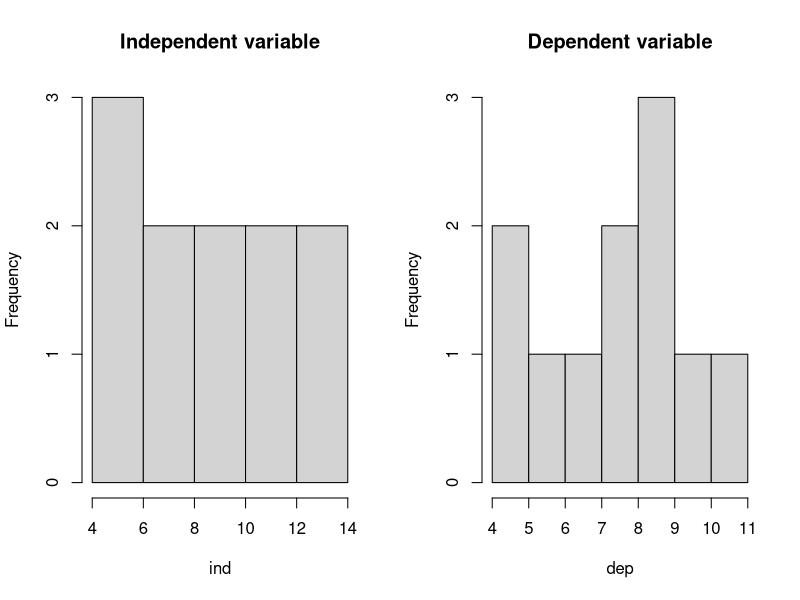
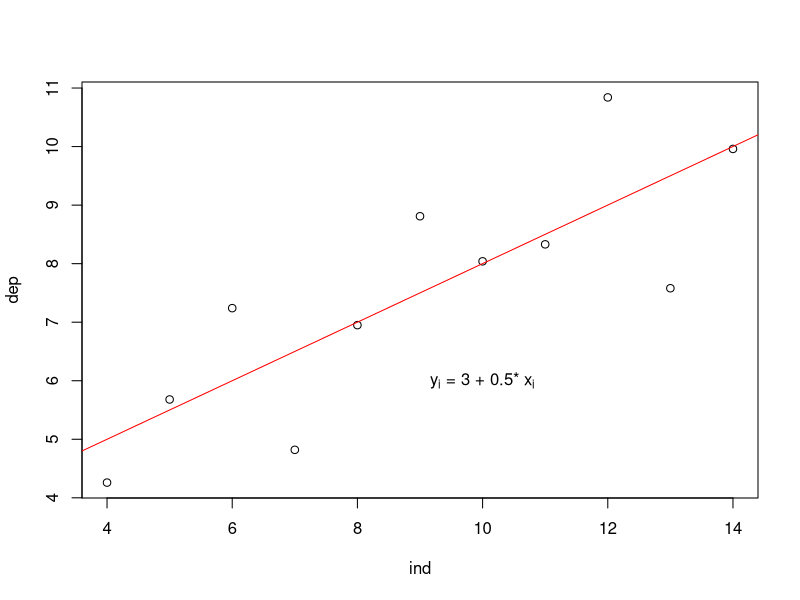
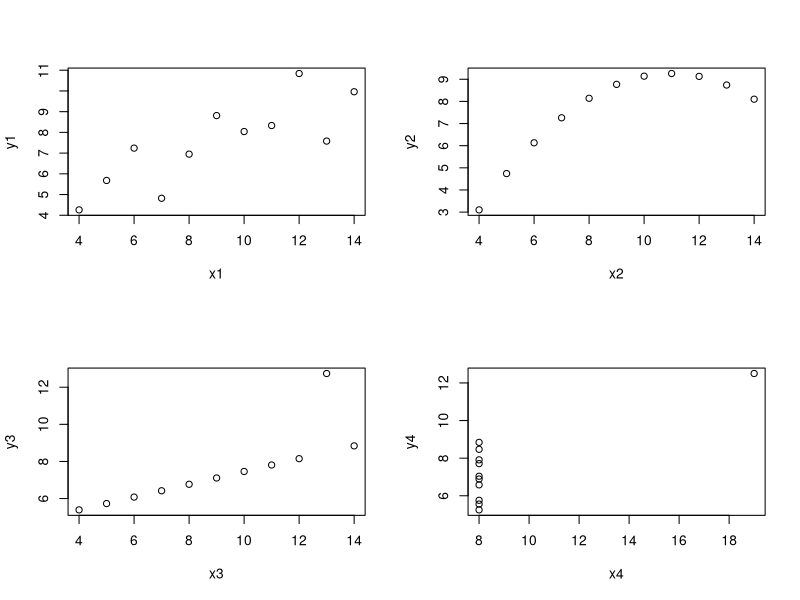

Write the R code that produced these figures, in order.
## ---- chunk 1
knitr::opts_chunk$set(echo = TRUE,
  fig.path = getOption("mpg.unit05.fig.path", "figures/"),
  fig.width = 10, fig.height = 7, dpi = 120)
## ---- chunk 2
ind <- anscombe$x1
dep <- anscombe$y1

par_org <- par(no.readonly = TRUE)
par(mfrow = c(1,2))
hist(ind, main = "Independent variable")
hist(dep, main = "Dependent variable")
## ---- chunk 3
par(par_org)
plot(ind, dep)

lmod <- lm(dep ~ ind) # Compute linear regression model

abline(lmod, col = "red") # Add the fitted line using base R
text(10, 6, bquote(paste("y"["i"], " = ", .(round(lmod$coefficients[1], 3)),
                          " + ", .(round(lmod$coefficients[2], 3)), "* x"["i"])))
## ---- chunk 4
ss_obsrv <- sum((lmod$model$dep - mean(lmod$model$dep))**2)
ss_model <- sum((lmod$fitted.values - mean(lmod$model$dep))**2)
ss_resid <- sum((lmod$model$dep - lmod$fitted.values)**2)
## ---- chunk 5
mss_obsrv <- ss_obsrv / (length(lmod$model$dep) - 1)
mss_model <- ss_model / 1
mss_resid <- ss_resid / (length(lmod$model$dep) - 2)
## ---- chunk 6
f_value <- mss_model / mss_resid
## ---- chunk 7
p_value <- pf(f_value, 1, length(dep) - 2, lower.tail = FALSE)
## ---- chunk 8
data.frame(Name = c("ind", "residuals"),
           Deg_of_freedom = c(1, length(lmod$model$dep) - 2),
           Sum_of_squares = c(ss_model, ss_resid),
           Mean_sum_of_squares = c(mss_model, mss_resid),
           F_value = f_value,
           p_value = p_value)
## ---- chunk 9
anova(lmod)
## ---- chunk 10
sdt_error_slope <- sqrt(length(lmod$model$dep) * mss_resid / (length(lmod$model$dep) * sum(lmod$model$ind**2) - sum(lmod$model$ind)**2))
## ---- chunk 11
lmod$coefficients[2] / sdt_error_slope
## ---- chunk 12
summary(lmod)
## ---- chunk 13
ss_model / ss_obsrv
## ---- chunk 14
1 - ss_resid / ss_obsrv
## ---- chunk 15
par(mfrow = c(2,2))
for(i in seq(4)){
  plot(anscombe[, i], anscombe[, i+4],
       xlab = names(anscombe[i]), ylab = names(anscombe[i+4]))
}
## ---- chunk 16
lmodels <- lapply(seq(4), function(i){
  lm(anscombe[, i+4] ~ anscombe[, i])
})
lapply(lmodels, summary)
## ---- chunk 17
par(par_org)
